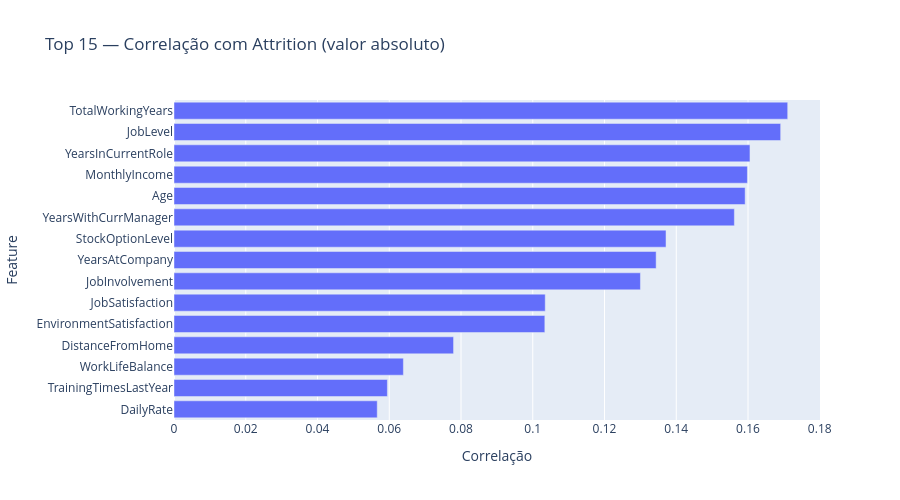

Notebook source saved alongside this figure:
### Markdown cell above
## 5. Correlações

### Code cell
# Correlação das features numéricas com Attrition
df_encoded = df.copy()
df_encoded['Attrition_binary'] = (df_encoded['Attrition'] == 'Yes').astype(int)

numeric_cols = df_encoded.select_dtypes(include=[np.number]).columns
correlations = df_encoded[numeric_cols].corr()['Attrition_binary'].drop('Attrition_binary')
correlations = correlations.abs().sort_values(ascending=False).head(15)

fig = px.bar(x=correlations.values, y=correlations.index, orientation='h',
             title='Top 15 — Correlação com Attrition (valor absoluto)',
             labels={'x': 'Correlação', 'y': 'Feature'})
fig.update_layout(height=500, yaxis=dict(autorange='reversed'))
fig.show()

### Figure 1 — Plotly figure (JSON) as saved in the notebook; plotly's stock layout.template omitted (floating-point values rounded to 4 significant figures)
{"data": [{"hovertemplate": "Correlação=%{x}<br>Feature=%{y}<extra></extra>", "legendgroup": "", "marker": {"color": "#636efa", "pattern": {"shape": ""}}, "name": "", "orientation": "h", "showlegend": false, "textposition": "auto", "type": "bar", "x": [0.1711, 0.1691, 0.1605, 0.1598, 0.1592, 0.1562, 0.1371, 0.1344, 0.13, 0.1035, 0.1034, 0.07792, 0.06394, 0.05948, 0.05665], "xaxis": "x", "y": ["TotalWorkingYears", "JobLevel", "YearsInCurrentRole", "MonthlyIncome", "Age", "YearsWithCurrManager", "StockOptionLevel", "YearsAtCompany", "JobInvolvement", "JobSatisfaction", "EnvironmentSatisfaction", "DistanceFromHome", "WorkLifeBalance", "TrainingTimesLastYear", "DailyRate"], "yaxis": "y"}], "layout": {"barmode": "relative", "height": 500, "legend": {"tracegroupgap": 0}, "title": {"text": "Top 15 — Correlação com Attrition (valor absoluto)"}, "xaxis": {"anchor": "y", "domain": [0, 1], "title": {"text": "Correlação"}}, "yaxis": {"anchor": "x", "autorange": "reversed", "domain": [0, 1], "title": {"text": "Feature"}}}}
